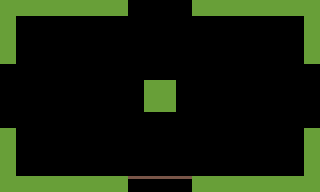

The image is a tile-based game level rendered from a .tmx file. Its description and complete source (layers, tilesets, objects, tile grids) follow:
An orthogonal 20x12 tile map with 16x16 px tiles, 2 tile layers (decor, tiles).

<map version="1.0" tiledversion="1.1.0" orientation="orthogonal" renderorder="right-down" width="20" height="12" tilewidth="16" tileheight="16" infinite="0" nextobjectid="9">
 <tileset firstgid="1" source="tiles.tsx" />
 <layer name="decor" width="20" height="12">
  <properties>
   <property name="isDecor" type="bool" value="true" />
  </properties>
  <data encoding="csv">
0,0,0,0,0,0,0,0,0,0,0,0,0,0,0,0,0,0,0,0,
0,0,0,0,0,0,0,0,0,0,0,0,0,0,0,0,0,0,0,0,
0,0,0,0,0,0,0,0,0,0,0,0,0,0,0,0,0,0,0,0,
0,0,0,0,0,0,0,0,0,0,0,0,0,0,0,0,0,0,0,0,
0,0,0,0,0,0,0,0,0,0,0,0,0,0,0,0,0,0,0,0,
0,0,0,0,0,0,0,0,0,0,0,0,0,0,0,0,0,0,0,0,
0,0,0,0,0,0,0,0,0,0,0,0,0,0,0,0,0,0,0,0,
0,0,0,0,0,0,0,0,0,0,0,0,0,0,0,0,0,0,0,0,
0,0,0,0,0,0,0,0,0,0,0,0,0,0,0,0,0,0,0,0,
0,0,0,0,0,0,0,0,0,0,0,0,0,0,0,0,0,0,0,0,
0,0,0,0,0,0,0,0,0,0,0,0,0,0,0,0,0,0,0,0,
0,0,0,0,0,0,0,0,0,0,0,0,0,0,0,0,0,0,0,0
</data>
 </layer>
 <objectgroup name="players" />
 <layer name="tiles" width="20" height="12">
  <properties>
   <property name="isSolid" type="bool" value="true" />
  </properties>
  <data encoding="csv">
1,1,1,1,1,1,1,1,0,0,0,0,1,1,1,1,1,1,1,1,
1,0,0,0,0,0,0,0,0,0,0,0,0,0,0,0,0,0,0,1,
1,0,0,0,0,0,0,0,0,0,0,0,0,0,0,0,0,0,0,1,
1,0,0,0,0,0,0,0,0,0,0,0,0,0,0,0,0,0,0,1,
0,0,0,0,0,0,0,0,0,0,0,0,0,0,0,0,0,0,0,0,
0,0,0,0,0,0,0,0,0,1,1,0,0,0,0,0,0,0,0,0,
0,0,0,0,0,0,0,0,0,1,1,0,0,0,0,0,0,0,0,0,
0,0,0,0,0,0,0,0,0,0,0,0,0,0,0,0,0,0,0,0,
1,0,0,0,0,0,0,0,0,0,0,0,0,0,0,0,0,0,0,1,
1,0,0,0,0,0,0,0,0,0,0,0,0,0,0,0,0,0,0,1,
1,0,0,0,0,0,0,0,0,0,0,0,0,0,0,0,0,0,0,1,
1,1,1,1,1,1,1,1,8,8,8,8,1,1,1,1,1,1,1,1
</data>
 </layer>
</map>
